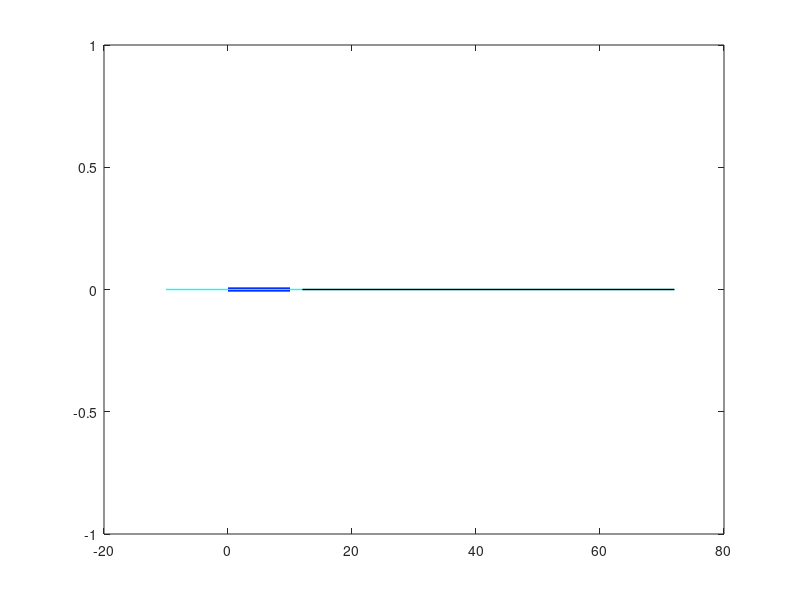

MATLAB code for this plot: (Note: this script raises an error after producing the figure.)
% File name: PhasorAnimation.m
% Author: CHAN Yun Sang, Ethan; CHAN Ho Kwan, Tony; SIU Pui Yin, Benji
% Department of Electrical Engineering, The Hong Kong Polytechnic
% University
% Email: ethan.ys.chan@connect.polyu.hk
% Demonstration program: Phasor and space vector

clear all
close all
clc

% SETUP ===================================================================
% all physical quantities in S.I. units unless stated otherwise
                             
% Voltage
A = 10;                     % Amplitude of the AC Voltage
B= 5;                       % Amplitude of the AC Current
T = 20;                      % Period of the AC signal
w = 2*pi/T;                  % Angular speed of the AC phasor
N = 400;                   % Number of frames for animation; smaller the value, the more triagular the sinewave will be
t = linspace(0,3*T,N);              % time increment
v  = A .* sin(2*pi*t/T);     % Mathmatic function of the AC Waveform
phase_diff=0;              % phase difference between voltage and current
yPP = B .* sin(2*pi*t/T-phase_diff);

%vP = A .* cos(2*pi*t/T);   % Use this if you want a Cosine Waveform

% GRAPHICS ================================================================
figure(1)
%   Setup for plot window
set(gcf,'units','normalized'); 
set(gcf,'position',[0.1 0.1 0.6 0.30]);
set(gcf,'Color',[1 1 1]);
set(gca,'FontSize',12);

% circle
p = linspace(0,2*pi,500);
xc = A .* cos(p);  % Horizontal Parameter of Circle_Voltage
yc = A .* sin(p);  % Vertical Parameter of Circle_Voltage
xcc = B .* cos(p);  %Horizontal Parameter of Circle_Current
ycc = B .* sin(p); % Vertical Parameter of Circle_Current

for a = 1 : N 
for c = 1 : N
    hold off
   
   axis equal
   axis off
 %Voltage  
   
   plot([0 A*cos(w*t(c))],[0 A*sin(w*t(c))],'lineWidth',3,'Color',[0 0 1]); % Tracking line of circle (Blue)
   hold on
   plot([-A 72],[A*sin(w*t(c)) A*sin(w*t(c))],'lineWidth',1,'Color',[0 1 1]); % Reference line (cyan-blue)
   xP = [A*cos(w*t(c)) A*cos(w*t(c))]; yP = [A*sin(w*t(c)) 0]; % Horizontal Component of Circle (red tracking line)
   plot(xP,yP,'r','LineWidth',3) 
   
   xP = [12+t(c) 12+t(c)]; yP = [0 v(c)];% Vertical component of sin wave (red trcking line)
   plot(xP,yP,'r','LineWidth',3);
   
   xP = [12 12+t(end)]; yP = [0 0]; %Background horizontal axis of sin wave, [start point, end point]
   plot(xP,yP,'k','LineWidth',1);
      
   plot(xc,yc,'m','lineWidth',1,LineStyle=':');  % Perimeter of circle
   
   xP = 12+t; yP = v; % Background sin wave (pink)
   plot(xP,yP,'m','LineWidth',1); 
   
   xP = 12+t(1:c); yP = v(1:c); % Horizontal component of sin wave (blue trcking line)
   plot(xP,yP,'b','LineWidth',3); 
   
   xP = [0 0]; yP = [-A A]; % Background vertical coordinate axis of circle
   plot(xP,yP,'k','LineWidth',1);
   
   xP = [-A A]; yP = [0 0];  % Background horizontal coordinate axis of circle
   plot(xP,yP,'k','LineWidth',1);

% Current
   plot([0 B*cos(w*t(c)-phase_diff)],[0 B*sin(w*t(c)-phase_diff)],'lineWidth',3,'Color',[0 1 0]); % Tracking line of circle (Yellow)
   hold on
   plot([-B 72],[B*sin(w*t(c)-phase_diff) B*sin(w*t(c)-phase_diff)],'lineWidth',1,'Color',[1 0 0]); % Reference line (red horizontal line)

   xP = [B*cos(w*t(c)-phase_diff) B*cos(w*t(c)-phase_diff)]; yP = [B*sin(w*t(c)-phase_diff) 0]; % Horizontal Component of Circle (black tracking line)
   plot(xP,yP,'k','LineWidth',3) 
   
   xP = [12+t(c) 12+t(c)]; yP = [0 yPP(c)];% Vertical component of sin wave (red trcking line)
   plot(xP,yP,'k','LineWidth',3);
      
   plot(xcc,ycc,'y','lineWidth',2,LineStyle=':');  % Perimeter of circle
   
   xP = 12+t;  % Background sin wave (pink)
   plot(xP,yPP,'y','LineWidth',1); 
   
   xP = 12+t(1:c); yP = yPP(1:c); % Horizontal component of sin wave (green trcking line)
   plot(xP,yP,'g','LineWidth',3);  

   hold off
   set(gca,'FontSize',12);
   
   axis equal
   axis on
   pause(0.01) % Delay 

end
end
